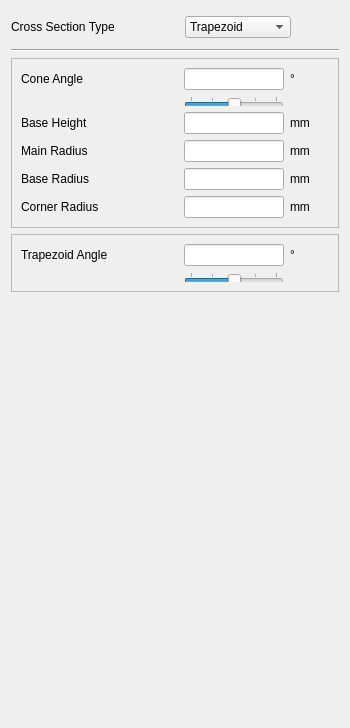
     <widget class="QWidget" name="page_cross">
      <property name="geometry">
       <rect>
        <x>0</x>
        <y>0</y>
        <width>350</width>
        <height>728</height>
       </rect>
      </property>
      <attribute name="label">
       <string>Cross Section</string>
      </attribute>
      <layout class="QGridLayout" name="gridLayout_19">
       <item row="9" column="1">
        <spacer name="verticalSpacer_6">
         <property name="orientation">
          <enum>Qt::Vertical</enum>
         </property>
         <property name="sizeHint" stdset="0">
          <size>
           <width>20</width>
           <height>40</height>
          </size>
         </property>
        </spacer>
       </item>
       <item row="0" column="1">
        <spacer name="horizontalSpacer_5">
         <property name="orientation">
          <enum>Qt::Horizontal</enum>
         </property>
         <property name="sizeType">
          <enum>QSizePolicy::Minimum</enum>
         </property>
         <property name="sizeHint" stdset="0">
          <size>
           <width>40</width>
           <height>32</height>
          </size>
         </property>
        </spacer>
       </item>
       <item row="0" column="0">
        <widget class="QLabel" name="label_26">
         <property name="sizePolicy">
          <sizepolicy hsizetype="Fixed" vsizetype="Preferred">
           <horstretch>0</horstretch>
           <verstretch>0</verstretch>
          </sizepolicy>
         </property>
         <property name="minimumSize">
          <size>
           <width>120</width>
           <height>0</height>
          </size>
         </property>
         <property name="text">
          <string>Cross Section Type</string>
         </property>
        </widget>
       </item>
       <item row="0" column="2">
        <widget class="QComboBox" name="comboBox_cross_type">
         <property name="sizePolicy">
          <sizepolicy hsizetype="Minimum" vsizetype="Fixed">
           <horstretch>0</horstretch>
           <verstretch>0</verstretch>
          </sizepolicy>
         </property>
         <item>
          <property name="text">
           <string>Trapezoid</string>
          </property>
         </item>
         <item>
          <property name="text">
           <string>Radius Based</string>
          </property>
         </item>
        </widget>
       </item>
       <item row="8" column="0" colspan="4">
        <widget class="QFrame" name="frame_trapezoid">
         <property name="frameShape">
          <enum>QFrame::StyledPanel</enum>
         </property>
         <property name="frameShadow">
          <enum>QFrame::Raised</enum>
         </property>
         <layout class="QGridLayout" name="gridLayout_5">
          <item row="0" column="0">
           <widget class="QLabel" name="label_30">
            <property name="sizePolicy">
             <sizepolicy hsizetype="Fixed" vsizetype="Preferred">
              <horstretch>0</horstretch>
              <verstretch>0</verstretch>
             </sizepolicy>
            </property>
            <property name="minimumSize">
             <size>
              <width>120</width>
              <height>0</height>
             </size>
            </property>
            <property name="maximumSize">
             <size>
              <width>16777215</width>
              <height>16777215</height>
             </size>
            </property>
            <property name="text">
             <string>Trapezoid Angle</string>
            </property>
           </widget>
          </item>
          <item row="0" column="2">
           <widget class="QLineEdit" name="lineEdit_trapezoid_angle">
            <property name="sizePolicy">
             <sizepolicy hsizetype="Minimum" vsizetype="Fixed">
              <horstretch>0</horstretch>
              <verstretch>0</verstretch>
             </sizepolicy>
            </property>
            <property name="maximumSize">
             <size>
              <width>100</width>
              <height>16777215</height>
             </size>
            </property>
           </widget>
          </item>
          <item row="0" column="3">
           <widget class="QLabel" name="label_43">
            <property name="minimumSize">
             <size>
              <width>20</width>
              <height>0</height>
             </size>
            </property>
            <property name="text">
             <string>°</string>
            </property>
           </widget>
          </item>
          <item row="1" column="2">
           <widget class="QSlider" name="horizontalSlider_trapezoid_angle">
            <property name="sizePolicy">
             <sizepolicy hsizetype="Minimum" vsizetype="Fixed">
              <horstretch>0</horstretch>
              <verstretch>0</verstretch>
             </sizepolicy>
            </property>
            <property name="maximumSize">
             <size>
              <width>16777215</width>
              <height>10</height>
             </size>
            </property>
            <property name="minimum">
             <number>0</number>
            </property>
            <property name="maximum">
             <number>60</number>
            </property>
            <property name="pageStep">
             <number>5</number>
            </property>
            <property name="value">
             <number>30</number>
            </property>
            <property name="orientation">
             <enum>Qt::Horizontal</enum>
            </property>
            <property name="invertedAppearance">
             <bool>false</bool>
            </property>
            <property name="tickPosition">
             <enum>QSlider::TicksAbove</enum>
            </property>
            <property name="tickInterval">
             <number>15</number>
            </property>
           </widget>
          </item>
          <item row="0" column="1">
           <spacer name="horizontalSpacer_12">
            <property name="orientation">
             <enum>Qt::Horizontal</enum>
            </property>
            <property name="sizeType">
             <enum>QSizePolicy::Minimum</enum>
            </property>
            <property name="sizeHint" stdset="0">
             <size>
              <width>37</width>
              <height>17</height>
             </size>
            </property>
           </spacer>
          </item>
         </layout>
        </widget>
       </item>
       <item row="2" column="0" colspan="4">
        <widget class="QFrame" name="frame_radius_based">
         <property name="frameShape">
          <enum>QFrame::StyledPanel</enum>
         </property>
         <property name="frameShadow">
          <enum>QFrame::Raised</enum>
         </property>
         <layout class="QGridLayout" name="gridLayout_6">
          <item row="0" column="3">
           <widget class="QLabel" name="label_87">
            <property name="minimumSize">
             <size>
              <width>20</width>
              <height>0</height>
             </size>
            </property>
            <property name="text">
             <string>°</string>
            </property>
           </widget>
          </item>
          <item row="3" column="0">
           <widget class="QLabel" name="label_86">
            <property name="sizePolicy">
             <sizepolicy hsizetype="Fixed" vsizetype="Preferred">
              <horstretch>0</horstretch>
              <verstretch>0</verstretch>
             </sizepolicy>
            </property>
            <property name="minimumSize">
             <size>
              <width>120</width>
              <height>0</height>
             </size>
            </property>
            <property name="maximumSize">
             <size>
              <width>16777215</width>
              <height>16777215</height>
             </size>
            </property>
            <property name="text">
             <string>Base Height</string>
            </property>
           </widget>
          </item>
          <item row="4" column="0">
           <widget class="QLabel" name="label_98">
            <property name="sizePolicy">
             <sizepolicy hsizetype="Fixed" vsizetype="Preferred">
              <horstretch>0</horstretch>
              <verstretch>0</verstretch>
             </sizepolicy>
            </property>
            <property name="minimumSize">
             <size>
              <width>120</width>
              <height>0</height>
             </size>
            </property>
            <property name="maximumSize">
             <size>
              <width>16777215</width>
              <height>16777215</height>
             </size>
            </property>
            <property name="text">
             <string>Main Radius</string>
            </property>
           </widget>
          </item>
          <item row="5" column="0">
           <widget class="QLabel" name="label_100">
            <property name="sizePolicy">
             <sizepolicy hsizetype="Fixed" vsizetype="Preferred">
              <horstretch>0</horstretch>
              <verstretch>0</verstretch>
             </sizepolicy>
            </property>
            <property name="minimumSize">
             <size>
              <width>120</width>
              <height>0</height>
             </size>
            </property>
            <property name="maximumSize">
             <size>
              <width>16777215</width>
              <height>16777215</height>
             </size>
            </property>
            <property name="text">
             <string>Base Radius</string>
            </property>
           </widget>
          </item>
          <item row="6" column="0">
           <widget class="QLabel" name="label_101">
            <property name="sizePolicy">
             <sizepolicy hsizetype="Fixed" vsizetype="Preferred">
              <horstretch>0</horstretch>
              <verstretch>0</verstretch>
             </sizepolicy>
            </property>
            <property name="minimumSize">
             <size>
              <width>120</width>
              <height>0</height>
             </size>
            </property>
            <property name="maximumSize">
             <size>
              <width>16777215</width>
              <height>16777215</height>
             </size>
            </property>
            <property name="text">
             <string>Corner Radius</string>
            </property>
           </widget>
          </item>
          <item row="0" column="2">
           <widget class="QLineEdit" name="lineEdit_cone_angle">
            <property name="sizePolicy">
             <sizepolicy hsizetype="Minimum" vsizetype="Fixed">
              <horstretch>0</horstretch>
              <verstretch>0</verstretch>
             </sizepolicy>
            </property>
            <property name="maximumSize">
             <size>
              <width>100</width>
              <height>16777215</height>
             </size>
            </property>
           </widget>
          </item>
          <item row="0" column="0">
           <widget class="QLabel" name="label_84">
            <property name="sizePolicy">
             <sizepolicy hsizetype="Fixed" vsizetype="Preferred">
              <horstretch>0</horstretch>
              <verstretch>0</verstretch>
             </sizepolicy>
            </property>
            <property name="minimumSize">
             <size>
              <width>120</width>
              <height>0</height>
             </size>
            </property>
            <property name="maximumSize">
             <size>
              <width>16777215</width>
              <height>16777215</height>
             </size>
            </property>
            <property name="text">
             <string>Cone Angle</string>
            </property>
           </widget>
          </item>
          <item row="0" column="1">
           <spacer name="horizontalSpacer_11">
            <property name="orientation">
             <enum>Qt::Horizontal</enum>
            </property>
            <property name="sizeType">
             <enum>QSizePolicy::Minimum</enum>
            </property>
            <property name="sizeHint" stdset="0">
             <size>
              <width>37</width>
              <height>17</height>
             </size>
            </property>
           </spacer>
          </item>
          <item row="1" column="2">
           <widget class="QSlider" name="horizontalSlider_cone_angle">
            <property name="sizePolicy">
             <sizepolicy hsizetype="Minimum" vsizetype="Fixed">
              <horstretch>0</horstretch>
              <verstretch>0</verstretch>
             </sizepolicy>
            </property>
            <property name="maximumSize">
             <size>
              <width>16777215</width>
              <height>10</height>
             </size>
            </property>
            <property name="minimum">
             <number>0</number>
            </property>
            <property name="maximum">
             <number>60</number>
            </property>
            <property name="pageStep">
             <number>5</number>
            </property>
            <property name="value">
             <number>30</number>
            </property>
            <property name="orientation">
             <enum>Qt::Horizontal</enum>
            </property>
            <property name="invertedAppearance">
             <bool>false</bool>
            </property>
            <property name="tickPosition">
             <enum>QSlider::TicksAbove</enum>
            </property>
            <property name="tickInterval">
             <number>15</number>
            </property>
           </widget>
          </item>
          <item row="3" column="2">
           <widget class="QLineEdit" name="lineEdit_base_height">
            <property name="sizePolicy">
             <sizepolicy hsizetype="Minimum" vsizetype="Fixed">
              <horstretch>0</horstretch>
              <verstretch>0</verstretch>
             </sizepolicy>
            </property>
            <property name="maximumSize">
             <size>
              <width>100</width>
              <height>16777215</height>
             </size>
            </property>
           </widget>
          </item>
          <item row="4" column="2">
           <widget class="QLineEdit" name="lineEdit_main_radius">
            <property name="sizePolicy">
             <sizepolicy hsizetype="Minimum" vsizetype="Fixed">
              <horstretch>0</horstretch>
              <verstretch>0</verstretch>
             </sizepolicy>
            </property>
            <property name="maximumSize">
             <size>
              <width>100</width>
              <height>50</height>
             </size>
            </property>
           </widget>
          </item>
          <item row="5" column="2">
           <widget class="QLineEdit" name="lineEdit_base_radius">
            <property name="sizePolicy">
             <sizepolicy hsizetype="Minimum" vsizetype="Fixed">
              <horstretch>0</horstretch>
              <verstretch>0</verstretch>
             </sizepolicy>
            </property>
            <property name="maximumSize">
             <size>
              <width>100</width>
              <height>16777215</height>
             </size>
            </property>
           </widget>
          </item>
          <item row="6" column="2">
           <widget class="QLineEdit" name="lineEdit_corner_radius">
            <property name="sizePolicy">
             <sizepolicy hsizetype="Minimum" vsizetype="Fixed">
              <horstretch>0</horstretch>
              <verstretch>0</verstretch>
             </sizepolicy>
            </property>
            <property name="maximumSize">
             <size>
              <width>100</width>
              <height>16777215</height>
             </size>
            </property>
           </widget>
          </item>
          <item row="3" column="3">
           <widget class="QLabel" name="label_96">
            <property name="minimumSize">
             <size>
              <width>20</width>
              <height>0</height>
             </size>
            </property>
            <property name="text">
             <string>mm</string>
            </property>
           </widget>
          </item>
          <item row="4" column="3">
           <widget class="QLabel" name="label_97">
            <property name="minimumSize">
             <size>
              <width>20</width>
              <height>0</height>
             </size>
            </property>
            <property name="text">
             <string>mm</string>
            </property>
           </widget>
          </item>
          <item row="5" column="3">
           <widget class="QLabel" name="label_102">
            <property name="minimumSize">
             <size>
              <width>20</width>
              <height>0</height>
             </size>
            </property>
            <property name="text">
             <string>mm</string>
            </property>
           </widget>
          </item>
          <item row="6" column="3">
           <widget class="QLabel" name="label_99">
            <property name="minimumSize">
             <size>
              <width>20</width>
              <height>0</height>
             </size>
            </property>
            <property name="text">
             <string>mm</string>
            </property>
           </widget>
          </item>
         </layout>
        </widget>
       </item>
       <item row="1" column="0" colspan="4">
        <widget class="Line" name="line_3">
         <property name="orientation">
          <enum>Qt::Horizontal</enum>
         </property>
        </widget>
       </item>
      </layout>
     </widget>
